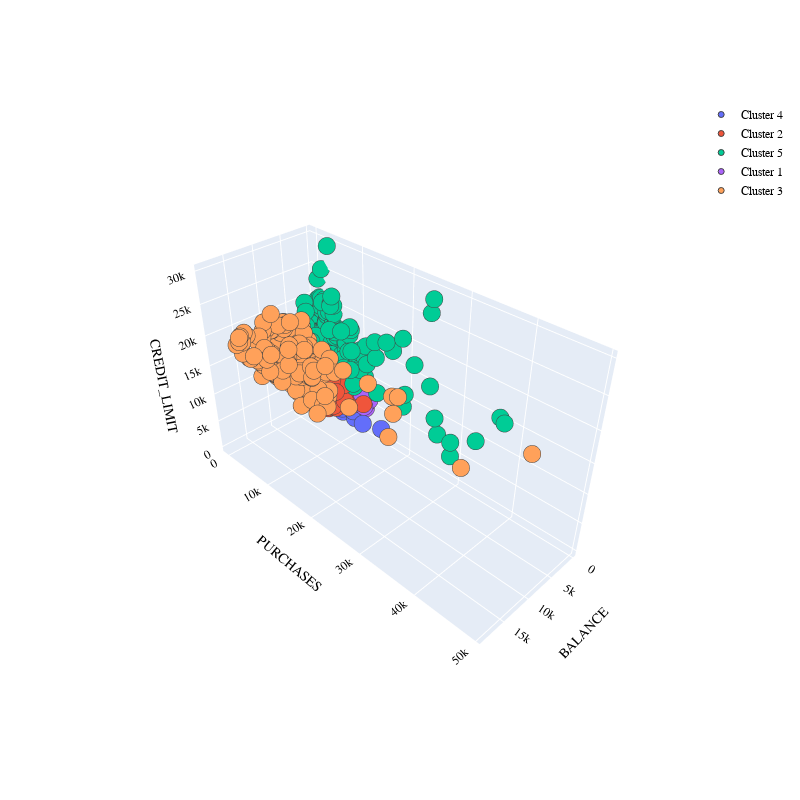

The code cell stored with this chart in its notebook:
### Code cell
import plotly.graph_objects as go
PLOT = go.Figure()
for i in list(data["CREDIT_CARD_SEGMENTS"].unique()):
    

    PLOT.add_trace(go.Scatter3d(x = data[data["CREDIT_CARD_SEGMENTS"]== i]['BALANCE'],
                                y = data[data["CREDIT_CARD_SEGMENTS"] == i]['PURCHASES'],
                                z = data[data["CREDIT_CARD_SEGMENTS"] == i]['CREDIT_LIMIT'],                        
                                mode = 'markers',marker_size = 6, marker_line_width = 1,
                                name = str(i)))
PLOT.update_traces(hovertemplate='BALANCE: %{x} <br>PURCHASES %{y} <br>DCREDIT_LIMIT: %{z}')

    
PLOT.update_layout(width = 800, height = 800, autosize = True, showlegend = True,
                   scene = dict(xaxis=dict(title = 'BALANCE', titlefont_color = 'black'),
                                yaxis=dict(title = 'PURCHASES', titlefont_color = 'black'),
                                zaxis=dict(title = 'CREDIT_LIMIT', titlefont_color = 'black')),
                   font = dict(family = "Gilroy", color  = 'black', size = 12))

### Figure 1 — Plotly figure (JSON) as saved in the notebook; plotly's stock layout.template omitted (floating-point values rounded to 4 significant figures; data arrays with more than 128 entries replaced by an {"elided": "..."} marker saying what was removed)
{"data": [{"hovertemplate": "BALANCE: %{x} <br>PURCHASES %{y} <br>DCREDIT_LIMIT: %{z}", "marker": {"line": {"width": 1}, "size": 6}, "mode": "markers", "name": "Cluster 4", "type": "scatter3d", "x": {"elided": "5057 float values"}, "y": {"elided": "5057 float values"}, "z": {"elided": "5057 float values"}}, {"hovertemplate": "BALANCE: %{x} <br>PURCHASES %{y} <br>DCREDIT_LIMIT: %{z}", "marker": {"line": {"width": 1}, "size": 6}, "mode": "markers", "name": "Cluster 2", "type": "scatter3d", "x": {"elided": "1162 float values"}, "y": {"elided": "1162 float values"}, "z": {"elided": "1162 float values"}}, {"hovertemplate": "BALANCE: %{x} <br>PURCHASES %{y} <br>DCREDIT_LIMIT: %{z}", "marker": {"line": {"width": 1}, "size": 6}, "mode": "markers", "name": "Cluster 5", "type": "scatter3d", "x": {"elided": "337 float values"}, "y": {"elided": "337 float values"}, "z": {"elided": "337 int values"}}, {"hovertemplate": "BALANCE: %{x} <br>PURCHASES %{y} <br>DCREDIT_LIMIT: %{z}", "marker": {"line": {"width": 1}, "size": 6}, "mode": "markers", "name": "Cluster 1", "type": "scatter3d", "x": {"elided": "1688 float values"}, "y": {"elided": "1688 float values"}, "z": {"elided": "1688 float values"}}, {"hovertemplate": "BALANCE: %{x} <br>PURCHASES %{y} <br>DCREDIT_LIMIT: %{z}", "marker": {"line": {"width": 1}, "size": 6}, "mode": "markers", "name": "Cluster 3", "type": "scatter3d", "x": {"elided": "392 float values"}, "y": {"elided": "392 float values"}, "z": {"elided": "392 int values"}}], "layout": {"autosize": true, "font": {"color": "black", "family": "Gilroy", "size": 12}, "height": 800, "scene": {"aspectmode": "auto", "aspectratio": {"x": 0.6274, "y": 1.616, "z": 0.9867}, "camera": {"center": {"x": 0, "y": 0, "z": 0}, "eye": {"x": 1.798, "y": 1.798, "z": 1.798}, "projection": {"type": "perspective"}, "up": {"x": 0, "y": 0, "z": 1}}, "xaxis": {"title": {"font": {"color": "black"}, "text": "BALANCE"}, "type": "linear"}, "yaxis": {"title": {"font": {"color": "black"}, "text": "PURCHASES"}, "type": "linear"}, "zaxis": {"title": {"font": {"color": "black"}, "text": "CREDIT_LIMIT"}, "type": "linear"}}, "showlegend": true, "width": 800}}
